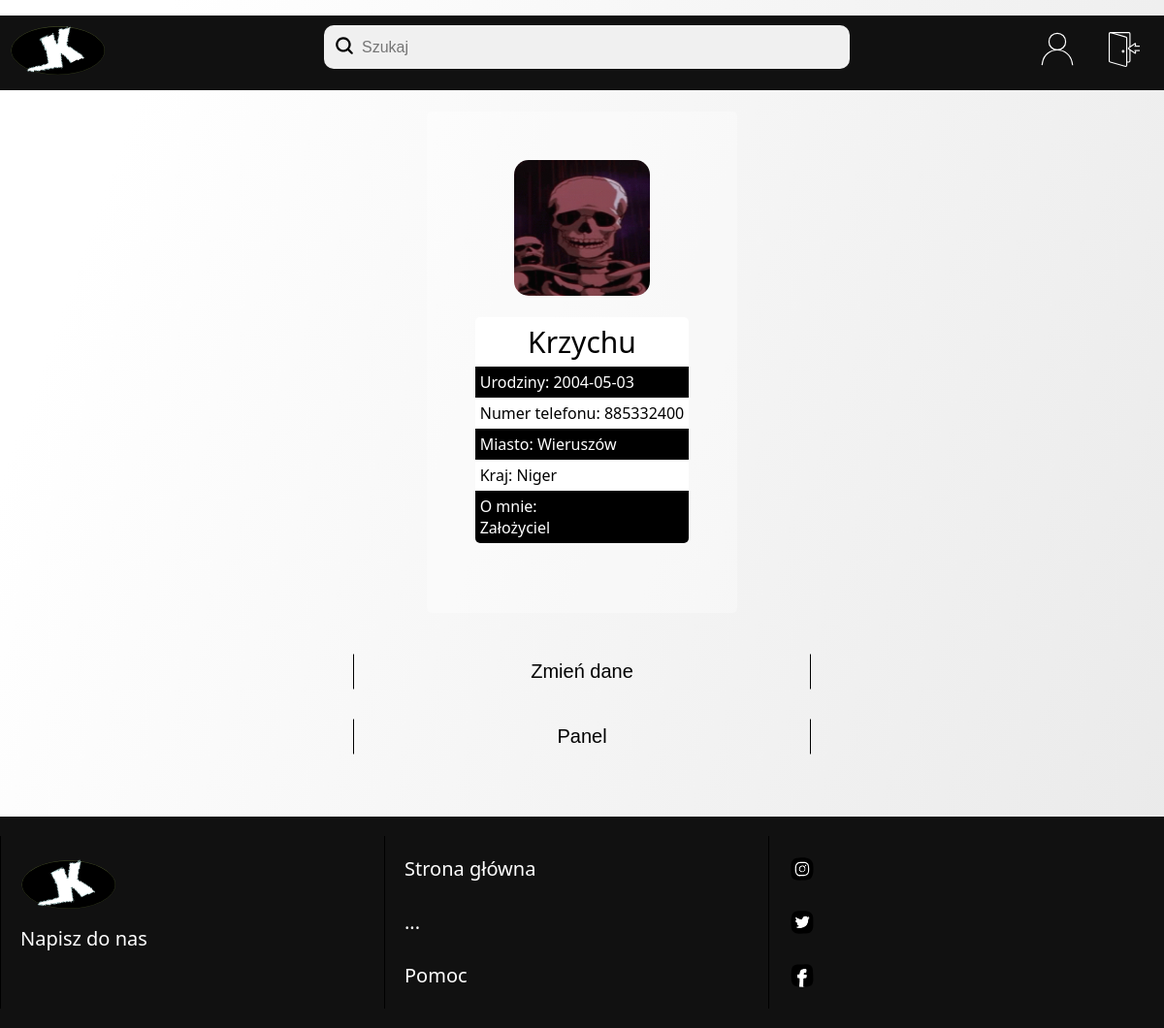
Page /konto.php (signed in) on the earlier database version.
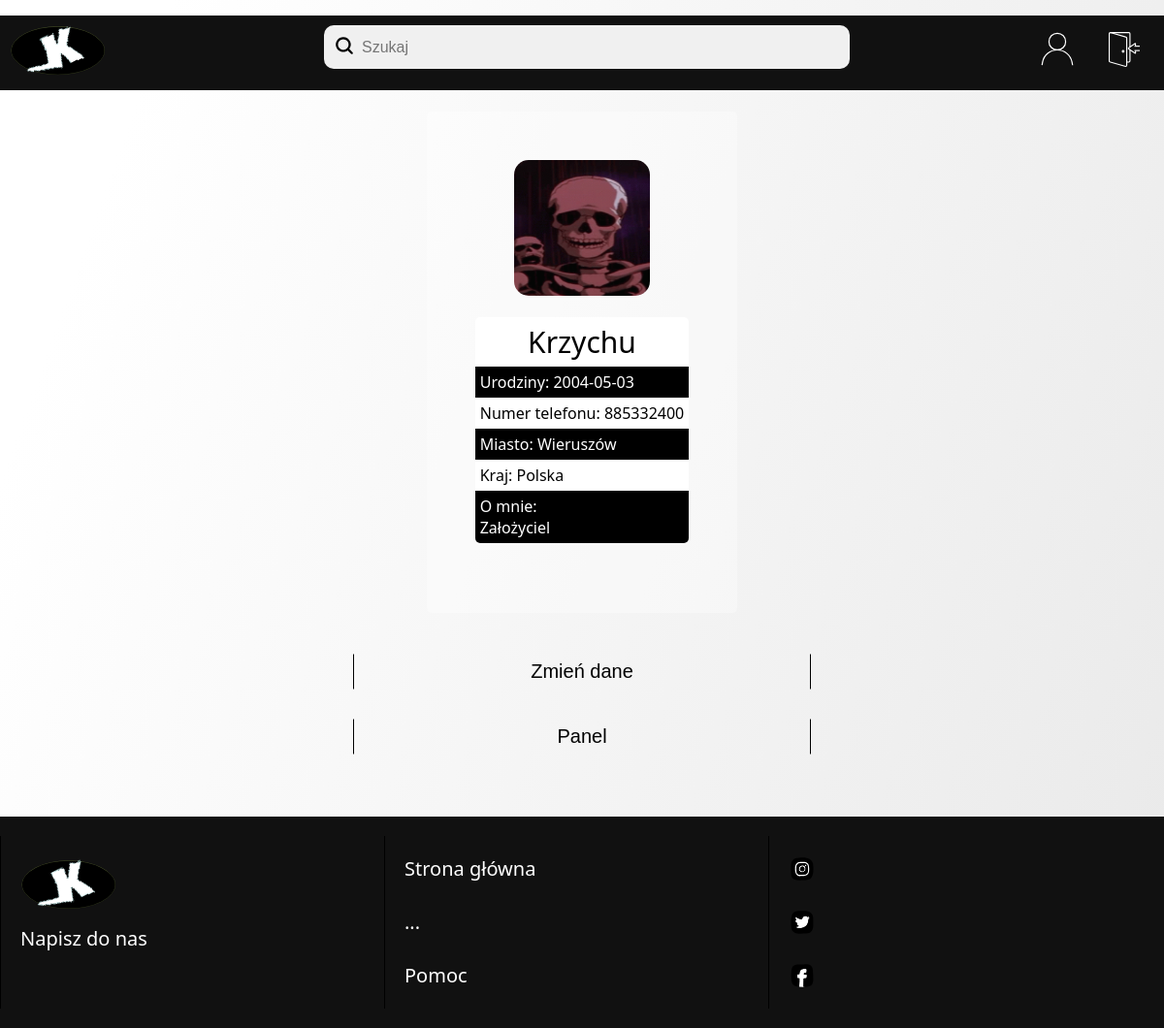
Same page on the later database version.
### tables this page shows
CREATE TABLE `dane_konta` (
  `id` int(11) NOT NULL,
  `id_loginu` int(11) NOT NULL,
  `nazwa` varchar(50) DEFAULT NULL,
  `avatar` varchar(255) DEFAULT NULL,
  `data_urodzenia` date DEFAULT NULL,
  `nr_tel` varchar(20) DEFAULT NULL,
  `miasto` varchar(100) DEFAULT NULL,
  `kraj` varchar(100) DEFAULT NULL,
  `opis_konta` text DEFAULT NULL,
  `dostep` tinyint(4) NOT NULL
);

### konto.php (the view, shortened to what this page needs)
<!DOCTYPE html>
<html lang="pl">
<head>
    <link rel="stylesheet" href="s.css?v=1.1">
</head>
<body>
<div class="contener">
<?php include_once("header.php");?>
<?php include_once("laczenieZbaza.php");?>
<section class="wrap-konta">
<?php
    $mail = $_SESSION['email'];
    $pyt_o_id = $conn->prepare("SELECT id FROM loginy WHERE login like ?");
    $pyt_o_id -> execute([$mail]);
    $wykonanie = $pyt_o_id->fetch(PDO::FETCH_ASSOC);
    $id = $wykonanie['id'];
    $pyt_o_dane = $conn->prepare("SELECT * FROM dane_konta WHERE id_loginu = ?");
    $pyt_o_dane -> execute([$id]);
    $wykonanie = $pyt_o_dane->fetchAll();
    foreach ($wykonanie as $linia){
        $profilowe = $linia['avatar'];
        $nick = $linia['nazwa'];
        $uro = $linia['data_urodzenia'];
        $tel = $linia['nr_tel'];
        $miasto = $linia['miasto'];
        $kraj = $linia['kraj'];
        $opis = $linia['opis_konta'];
    }
?>
<div class="profil">
<?php
if(!empty($profilowe)){
    echo "<img src=$profilowe class=zdjecie_profilowe>";
}
else{
    echo "<img src=https://www.kindpng.com/picc/m/105-1055656_account-user-profile-avatar-avatar-user-profile-icon.png class=zdjecie_profilowe>";
}
?>
</div><br>
<div class="info_profilu">
    <?php
if(!empty($nick)){
    echo "<p style='border-top-right-radius: 5px; border-top-left-radius: 5px; font-size:30px; text-align:center;'>$nick</p>";
}
else{
    echo "<p style='border-top-right-radius: 5px; border-top-left-radius: 5px; font-size:30px; text-align:center;'>$_SESSION[email]</p>";
}
?>
<p>Urodziny: <?php echo $uro?></p>
<p>Numer telefonu: <?php echo $tel ?></p>
<p>Miasto: <?php echo $miasto ?></p>
<p>Kraj: <?php echo $kraj ?></p>
<div class='opis_konta'>
    <p style="border-bottom-right-radius: 5px; border-bottom-left-radius: 5px; color:white; background-color:black;">O mnie: <br> <?php echo $opis ?></p>
</div>
</div><br>
</section class="wrap-konta">
<br>
<div id="zmien_dane_div">
    <a href="edytuj_konto.php" id="zmien_dane"><button id="zmien_dane_button">Zmień dane</button></a>
</div>
<?php
    $dostep = $_SESSION['dostep'];
    if($dostep > 0){
        echo "<div id='panel'><a href='panel.php' id='zmien_dane'><button id='zmien_dane_button'>Panel</button></a></div>";
    }
?>
</div>
<footer>
</footer>
</body>
</html>

Differences in the rows shown:
changed dane_konta "Krzychu": kraj "Niger" → "Polska"
